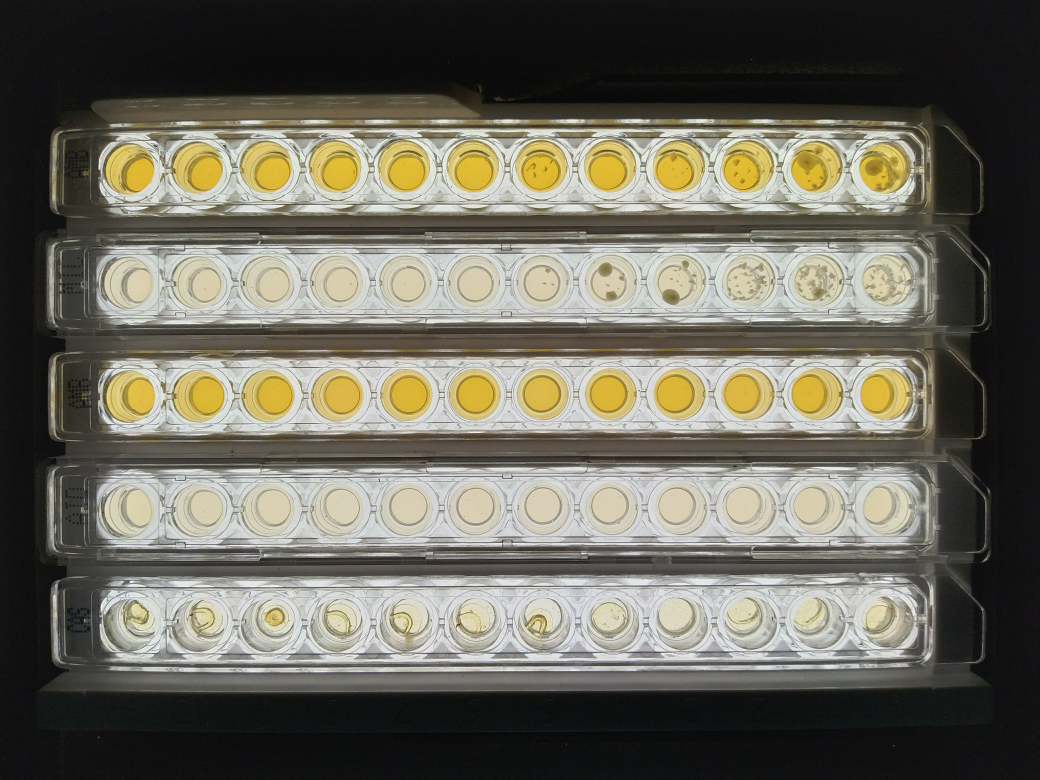
#> input picture datas/img/1.jpg, 4160 x 3120 px, found by its file name (shown at 1/4 size)
$ python img_utils.py   (older library calls are emulated)
#> lines starting #> are read from the running program, lines starting #| are printed output that depends on the picture
# -*- coding: utf-8 -*-
# @Time    : 2018/12/28 19:46
# @Author  : lance
# @File    : ImgToChar.py
# @Software: PyCharm


import numpy as np
from PIL import Image


def img_to_char(image_path,height):
    '''
    将图片转化为字符
    image_path是图片的路径
    height是字符串图片的高度
    '''
#> called with height = 100

    #读取图片
    img = Image.open(image_path)
#> img is the input picture: PIL image 4160x3120 RGB; mean R, G, B 107.5, 104.8, 93.1
    print(img)
#| <PIL.JpegImagePlugin.JpegImageFile image mode=RGB size=4160x3120 at 0x7F97F569E050>
    img_width, img_height = img.size
#> img_width = 4160; img_height = 3120
    # 假设字符的宽度是高度的3倍
    width = 3* height * img_width // img_height
#> width = 400
    img = img.resize((width, height), Image.ANTIALIAS)
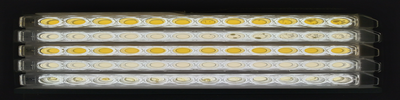
#> img: PIL image 400x100 RGB; mean R, G, B 107.5, 104.8, 93.1
    #读取图片的灰度值矩阵
    data = np.array(img.convert('L'))
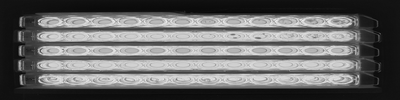
#> data: shape (100, 400); min 8, max 239, mean 104.2
    np.set_printoptions(threshold=np.nan)
    print(data.ndim)
#| 2
    print(img_height)
#| 3120


    # [22 lines of commented-out code are left out]


if __name__ == '__main__':

    image_file = 'E:/jianguocloud/learn/Python/pythonTest/pythonUtils/datas/img/1.jpg'
    height = 100
    img_to_char(image_file,height)

$ run again, with datas/img/10.jpg copied over datas/img/1.jpg
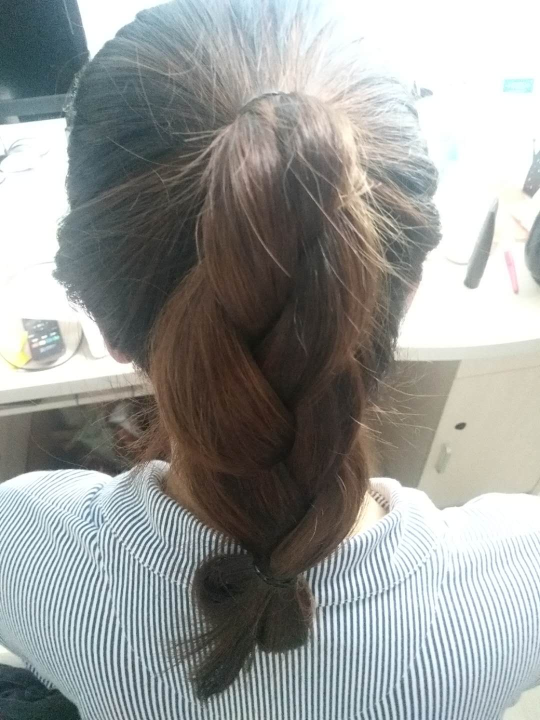
#> input picture datas/img/10.jpg, 1080 x 1440 px, found by its file name (shown at 1/2 size)
#> in img_to_char, img is the input picture: PIL image 1080x1440 RGB; mean R, G, B 152.3, 154.8, 152.5
#| <PIL.JpegImagePlugin.JpegImageFile image mode=RGB size=1080x1440 at 0x7F97F569F090>
#> in img_to_char, `img = img.resize((width, height), Image.ANTIALIAS)`:
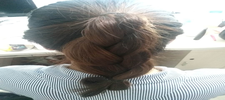
#> img: PIL image 225x100 RGB; mean R, G, B 152.3, 154.7, 152.4
#> in img_to_char, `data = np.array(img.convert('L'))`:
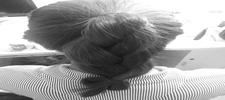
#> data: shape (100, 225); min 19, max 255, mean 153.7
#| 2
#| 1440

$ run again, with datas/img/2.jpg copied over datas/img/1.jpg
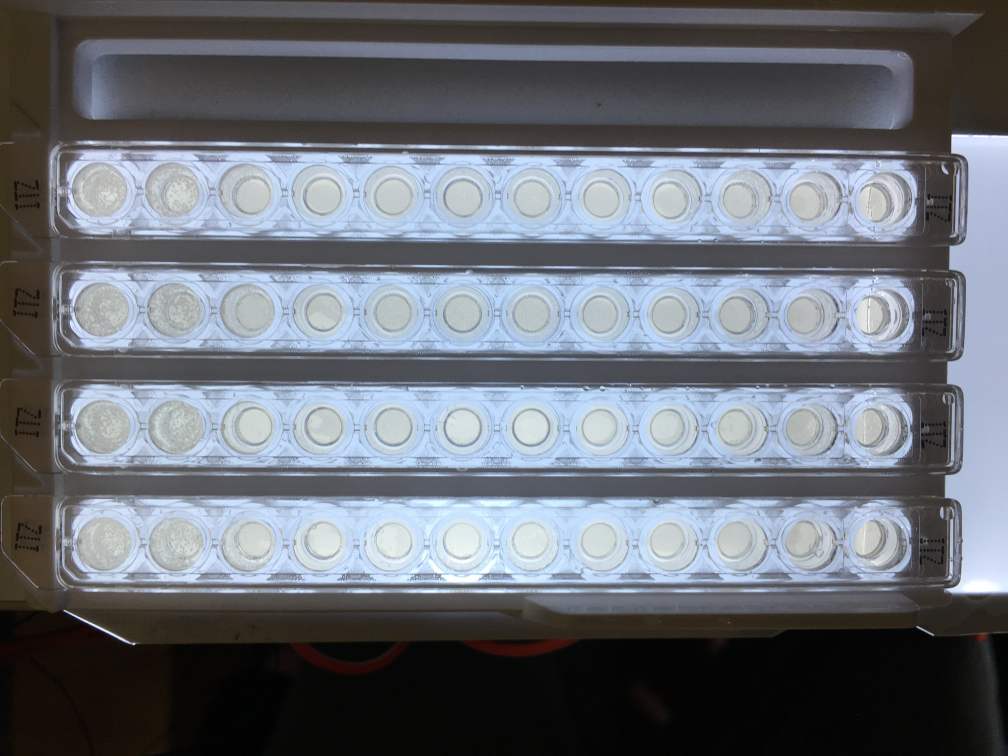
#> input picture datas/img/2.jpg, 4032 x 3024 px, found by its file name (shown at 1/4 size)
#> in img_to_char, img is the input picture: PIL image 4032x3024 RGB; mean R, G, B 106.9, 111.7, 119.7
#| <PIL.JpegImagePlugin.JpegImageFile image mode=RGB size=4032x3024 at 0x7F97F56AC110>
#> in img_to_char, `img = img.resize((width, height), Image.ANTIALIAS)`:
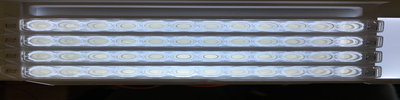
#> img: PIL image 400x100 RGB; mean R, G, B 106.9, 111.7, 119.7
#> in img_to_char, `data = np.array(img.convert('L'))`:
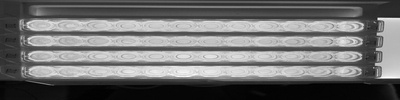
#> data: shape (100, 400); min 0, max 255, mean 111.1
#| 2
#| 3024

$ run again, with datas/img/3.jpg copied over datas/img/1.jpg
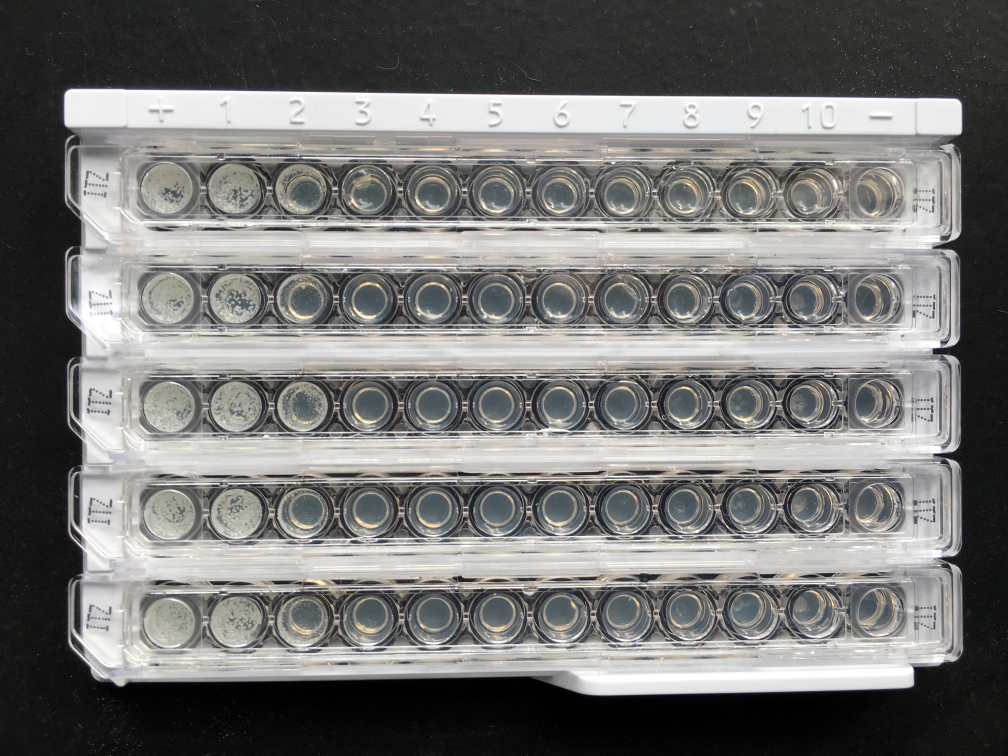
#> input picture datas/img/3.jpg, 4032 x 3024 px, found by its file name (shown at 1/4 size)
#> in img_to_char, img is the input picture: PIL image 4032x3024 RGB; mean R, G, B 118.1, 117.9, 116.3
#| <PIL.JpegImagePlugin.JpegImageFile image mode=RGB size=4032x3024 at 0x7F97F56A7590>
#> in img_to_char, `img = img.resize((width, height), Image.ANTIALIAS)`:
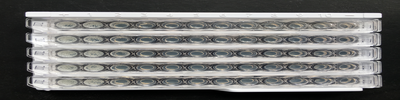
#> img: PIL image 400x100 RGB; mean R, G, B 118.2, 117.9, 116.4
#| 2
#| 3024
